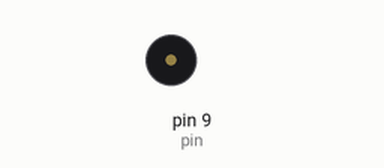
This sketch was run on a simulated Arduino Uno, built with avr-gcc and run on an emulated ATmega328P. On the bench: buzzer (waves = sounding).

Above: at 0.65 s.
At 5.15 s:
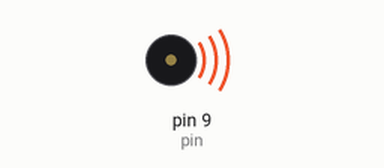
Timing chart, 0 to 7.8 s (numbered marks = the images above):
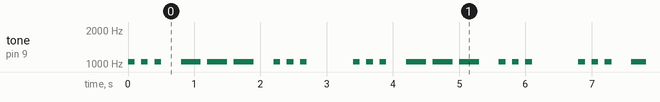

The sketch:

Morse_1.ino
```cpp
/******************************************************************************
**                                                                           **
**                              Morse                                        **
**                                                                           **
**                                                                           **
******************************************************************************/

//****** Includes *************************************************************

//****** Variables ************************************************************
const int pin = 9;   // pin for speaker

int note = 1047;
int velocitat = 10;

//****** Setup ****************************************************************
void setup()
{
}

//****** Loop *****************************************************************
void loop()
{
  //S   ** Exemple SOS **
  punt();
  punt();
  punt();
  //Espai entre lletres
  espaiL();
  //O
  ratlla();
  ratlla();
  ratlla();
  //Espai entre lletres
  espaiL();
  //S
  punt();
  punt();
  punt();
  //Espai entre paraules
  espaiP();
}

//****** Funcions *************************************************************
void punt()
{
  tone(pin, note, 1000/velocitat);
  delay(1000/velocitat);
  delay(1000/velocitat);
}

void ratlla()
{
  tone(pin, note, 3*(1000/velocitat));
  delay(3*(1000/velocitat));
  delay(1000/velocitat);
}

void espaiL()  //Espai entre lletres
{
  delay(2*(1000/velocitat));
}

void espaiP()  //Espai entre paraules
{
  delay(6*(1000/velocitat));
}
```

Measured:
- by itself, tone on pin 9 (pin): repeats every 3.4 s: 2 × (silent 0.10 s, 1047 Hz 0.10 s), silent 0.30 s, 2 × (1047 Hz 0.30 s, silent 0.10 s), 1047 Hz 0.30 s, silent 0.30 s, 2 × (1047 Hz 0.10 s, silent 0.10 s), 1047 Hz 0.10 s, silent 0.70 s, 1047 Hz 0.10 s
